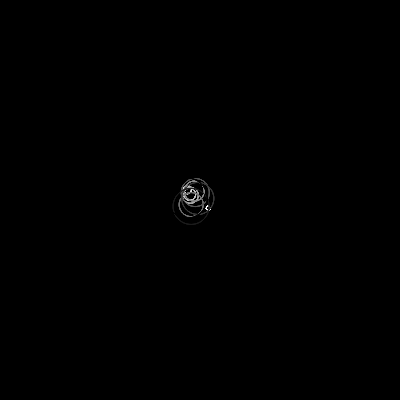
Frame 1 (no input)
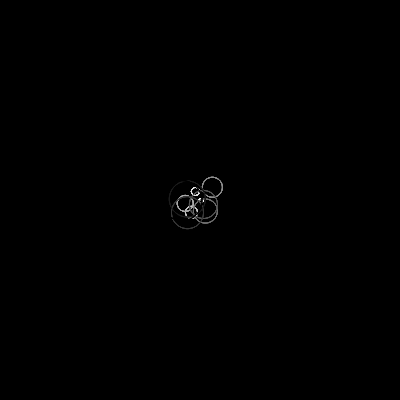
Frame 60 (no input)
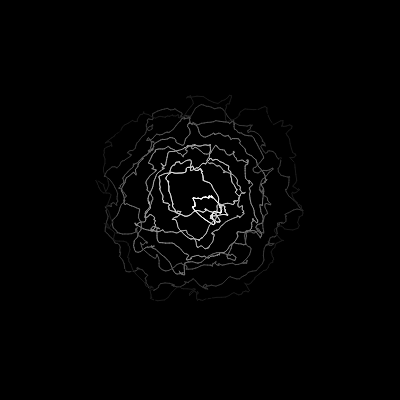
Frame 120 (the mouse pressed at the canvas centre since frame 60)

The p5.js sketch that drew these frames (run headless with seeded random() and noise() and a simulated clock; from frame 60 on, the mouse is pressed at the canvas centre):

// p5.js sketch
// ── sketch.js
let amplitude = 100;
let noiseScale = 0.02;

function setup() {
  createCanvas(400, 400);
  stroke(255);
  noFill();
}

function draw() {
  background(0);
  amplitude = map(mouseX, 0, width, 20, 200);
  noiseScale = map(mouseY, 0, height, 0.0001, 0.1);
  
  for(let j = 0; j < 10; ++j) {
    stroke((1 - (j/9)) * 255);
    const psx = [];
    const psy = [];
    for(let i = 0; i < 360.0; ++i) {
      const rad = radians(i);
      const x = cos(rad) * amplitude * (j + 1) * 0.1 + width * 0.5;
      const y = sin(rad) * amplitude * (j + 1) * 0.1 + height * 0.5;

      const nx = noise(x * noiseScale + j * 100.0, y * noiseScale, millis() * 0.001) - 0.5;
      const ny = noise(x * noiseScale + j * 200.0, y * noiseScale, millis() * 0.001) - 0.5;

      const xoff = nx * 50;
      const yoff = ny * 50;

      //point(x + xoff, y + yoff);
      psx[i] = x + xoff;
      psy[i] = y + yoff;
    }

    for(let i = 0; i < 360.0; ++i) {
      const x0 = psx[i];
      let x1 = 0;
      if(i == 359){
        x1 = psx[0];
      }else{
        x1 = psx[i + 1];
      }

      const y0 = psy[i];
      let y1 = 0;
      if(i == 359){
        y1 = psy[0];
      }else{
        y1 = psy[i + 1];
      }

      line(x0, y0, x1, y1);
    }
  }
}
